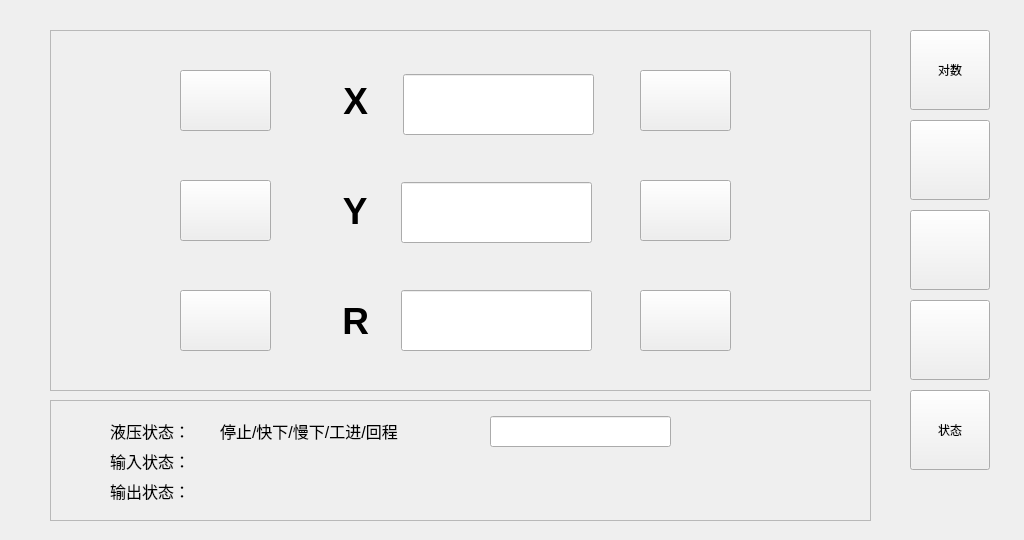
<?xml version="1.0" encoding="UTF-8"?>
<ui version="4.0">
 <class>Manual</class>
 <widget class="QWidget" name="Manual">
  <property name="geometry">
   <rect>
    <x>0</x>
    <y>0</y>
    <width>1024</width>
    <height>540</height>
   </rect>
  </property>
  <property name="cursor">
   <cursorShape>ArrowCursor</cursorShape>
  </property>
  <property name="windowTitle">
   <string>Form</string>
  </property>
  <widget class="QPushButton" name="pushButton_B6_4">
   <property name="geometry">
    <rect>
     <x>910</x>
     <y>210</y>
     <width>80</width>
     <height>80</height>
    </rect>
   </property>
   <property name="text">
    <string/>
   </property>
  </widget>
  <widget class="QPushButton" name="pushButton_B6_7">
   <property name="geometry">
    <rect>
     <x>910</x>
     <y>390</y>
     <width>80</width>
     <height>80</height>
    </rect>
   </property>
   <property name="text">
    <string>状态</string>
   </property>
  </widget>
  <widget class="QPushButton" name="pushButton_Adjust">
   <property name="geometry">
    <rect>
     <x>910</x>
     <y>30</y>
     <width>80</width>
     <height>80</height>
    </rect>
   </property>
   <property name="text">
    <string>对数</string>
   </property>
  </widget>
  <widget class="QPushButton" name="pushButton_B6_3">
   <property name="geometry">
    <rect>
     <x>910</x>
     <y>120</y>
     <width>80</width>
     <height>80</height>
    </rect>
   </property>
   <property name="text">
    <string/>
   </property>
  </widget>
  <widget class="QPushButton" name="pushButton_B6_6">
   <property name="geometry">
    <rect>
     <x>910</x>
     <y>300</y>
     <width>80</width>
     <height>80</height>
    </rect>
   </property>
   <property name="text">
    <string/>
   </property>
  </widget>
  <widget class="QFrame" name="frame">
   <property name="geometry">
    <rect>
     <x>50</x>
     <y>30</y>
     <width>821</width>
     <height>361</height>
    </rect>
   </property>
   <property name="frameShape">
    <enum>QFrame::StyledPanel</enum>
   </property>
   <property name="frameShadow">
    <enum>QFrame::Raised</enum>
   </property>
   <widget class="QPushButton" name="pushButton_M_XForWard">
    <property name="geometry">
     <rect>
      <x>590</x>
      <y>40</y>
      <width>91</width>
      <height>61</height>
     </rect>
    </property>
    <property name="text">
     <string/>
    </property>
    <property name="icon">
     <iconset resource="A66-appsrc.qrc">
      <normaloff>:/ico/ICO/P1-ADD.png</normaloff>:/ico/ICO/P1-ADD.png</iconset>
    </property>
    <property name="iconSize">
     <size>
      <width>56</width>
      <height>56</height>
     </size>
    </property>
   </widget>
   <widget class="QPushButton" name="pushButton_M_YBack">
    <property name="geometry">
     <rect>
      <x>130</x>
      <y>150</y>
      <width>91</width>
      <height>61</height>
     </rect>
    </property>
    <property name="text">
     <string/>
    </property>
    <property name="icon">
     <iconset resource="A66-appsrc.qrc">
      <normaloff>:/ico/ICO/P1-DEC.png</normaloff>:/ico/ICO/P1-DEC.png</iconset>
    </property>
    <property name="iconSize">
     <size>
      <width>56</width>
      <height>56</height>
     </size>
    </property>
   </widget>
   <widget class="QToolButton" name="toolButton_R">
    <property name="geometry">
     <rect>
      <x>250</x>
      <y>270</y>
      <width>101</width>
      <height>41</height>
     </rect>
    </property>
    <property name="font">
     <font>
      <pointsize>28</pointsize>
      <weight>75</weight>
      <bold>true</bold>
     </font>
    </property>
    <property name="text">
     <string> R</string>
    </property>
    <property name="icon">
     <iconset resource="A66-appsrc.qrc">
      <normaloff>:/ico/ICO/P1-START.png</normaloff>:/ico/ICO/P1-START.png</iconset>
    </property>
    <property name="iconSize">
     <size>
      <width>30</width>
      <height>30</height>
     </size>
    </property>
    <property name="toolButtonStyle">
     <enum>Qt::ToolButtonTextBesideIcon</enum>
    </property>
    <property name="autoRaise">
     <bool>true</bool>
    </property>
   </widget>
   <widget class="QPushButton" name="pushButton_M_RForWard">
    <property name="geometry">
     <rect>
      <x>590</x>
      <y>260</y>
      <width>91</width>
      <height>61</height>
     </rect>
    </property>
    <property name="text">
     <string/>
    </property>
    <property name="icon">
     <iconset resource="A66-appsrc.qrc">
      <normaloff>:/ico/ICO/P1-ADD.png</normaloff>:/ico/ICO/P1-ADD.png</iconset>
    </property>
    <property name="iconSize">
     <size>
      <width>56</width>
      <height>56</height>
     </size>
    </property>
   </widget>
   <widget class="QToolButton" name="toolButton_X">
    <property name="geometry">
     <rect>
      <x>250</x>
      <y>50</y>
      <width>101</width>
      <height>41</height>
     </rect>
    </property>
    <property name="font">
     <font>
      <pointsize>28</pointsize>
      <weight>75</weight>
      <bold>true</bold>
     </font>
    </property>
    <property name="text">
     <string> X</string>
    </property>
    <property name="icon">
     <iconset resource="A66-appsrc.qrc">
      <normaloff>:/ico/ICO/P1-START.png</normaloff>:/ico/ICO/P1-START.png</iconset>
    </property>
    <property name="iconSize">
     <size>
      <width>30</width>
      <height>30</height>
     </size>
    </property>
    <property name="toolButtonStyle">
     <enum>Qt::ToolButtonTextBesideIcon</enum>
    </property>
    <property name="autoRaise">
     <bool>true</bool>
    </property>
   </widget>
   <widget class="QToolButton" name="toolButton_Y">
    <property name="geometry">
     <rect>
      <x>250</x>
      <y>160</y>
      <width>101</width>
      <height>41</height>
     </rect>
    </property>
    <property name="font">
     <font>
      <pointsize>28</pointsize>
      <weight>75</weight>
      <bold>true</bold>
     </font>
    </property>
    <property name="text">
     <string> Y</string>
    </property>
    <property name="icon">
     <iconset resource="A66-appsrc.qrc">
      <normaloff>:/ico/ICO/P1-START.png</normaloff>:/ico/ICO/P1-START.png</iconset>
    </property>
    <property name="iconSize">
     <size>
      <width>30</width>
      <height>30</height>
     </size>
    </property>
    <property name="toolButtonStyle">
     <enum>Qt::ToolButtonTextBesideIcon</enum>
    </property>
    <property name="autoRaise">
     <bool>true</bool>
    </property>
   </widget>
   <widget class="QPushButton" name="pushButton_M_RBack">
    <property name="geometry">
     <rect>
      <x>130</x>
      <y>260</y>
      <width>91</width>
      <height>61</height>
     </rect>
    </property>
    <property name="text">
     <string/>
    </property>
    <property name="icon">
     <iconset resource="A66-appsrc.qrc">
      <normaloff>:/ico/ICO/P1-DEC.png</normaloff>:/ico/ICO/P1-DEC.png</iconset>
    </property>
    <property name="iconSize">
     <size>
      <width>56</width>
      <height>56</height>
     </size>
    </property>
   </widget>
   <widget class="QPushButton" name="pushButton_M_XBack">
    <property name="geometry">
     <rect>
      <x>130</x>
      <y>40</y>
      <width>91</width>
      <height>61</height>
     </rect>
    </property>
    <property name="text">
     <string/>
    </property>
    <property name="icon">
     <iconset resource="A66-appsrc.qrc">
      <normaloff>:/ico/ICO/P1-DEC.png</normaloff>:/ico/ICO/P1-DEC.png</iconset>
    </property>
    <property name="iconSize">
     <size>
      <width>56</width>
      <height>56</height>
     </size>
    </property>
   </widget>
   <widget class="QLineEdit" name="lineEdit_ManualR">
    <property name="geometry">
     <rect>
      <x>351</x>
      <y>260</y>
      <width>191</width>
      <height>61</height>
     </rect>
    </property>
    <property name="font">
     <font>
      <pointsize>18</pointsize>
     </font>
    </property>
    <property name="text">
     <string/>
    </property>
    <property name="dragEnabled">
     <bool>false</bool>
    </property>
    <property name="readOnly">
     <bool>true</bool>
    </property>
    <property name="cursorMoveStyle">
     <enum>Qt::LogicalMoveStyle</enum>
    </property>
   </widget>
   <widget class="QPushButton" name="pushButton_M_YForWard">
    <property name="geometry">
     <rect>
      <x>590</x>
      <y>150</y>
      <width>91</width>
      <height>61</height>
     </rect>
    </property>
    <property name="text">
     <string/>
    </property>
    <property name="icon">
     <iconset resource="A66-appsrc.qrc">
      <normaloff>:/ico/ICO/P1-ADD.png</normaloff>:/ico/ICO/P1-ADD.png</iconset>
    </property>
    <property name="iconSize">
     <size>
      <width>56</width>
      <height>56</height>
     </size>
    </property>
   </widget>
   <widget class="QLabel" name="label_Y">
    <property name="geometry">
     <rect>
      <x>60</x>
      <y>170</y>
      <width>51</width>
      <height>31</height>
     </rect>
    </property>
    <property name="text">
     <string/>
    </property>
   </widget>
   <widget class="QLabel" name="label_X">
    <property name="geometry">
     <rect>
      <x>60</x>
      <y>60</y>
      <width>51</width>
      <height>30</height>
     </rect>
    </property>
    <property name="text">
     <string/>
    </property>
   </widget>
   <widget class="QLineEdit" name="lineEdit_ManualX">
    <property name="geometry">
     <rect>
      <x>353</x>
      <y>44</y>
      <width>191</width>
      <height>61</height>
     </rect>
    </property>
    <property name="font">
     <font>
      <pointsize>18</pointsize>
     </font>
    </property>
    <property name="text">
     <string/>
    </property>
    <property name="dragEnabled">
     <bool>false</bool>
    </property>
    <property name="readOnly">
     <bool>true</bool>
    </property>
    <property name="cursorMoveStyle">
     <enum>Qt::LogicalMoveStyle</enum>
    </property>
   </widget>
   <widget class="QLineEdit" name="lineEdit_ManualY">
    <property name="geometry">
     <rect>
      <x>351</x>
      <y>152</y>
      <width>191</width>
      <height>61</height>
     </rect>
    </property>
    <property name="font">
     <font>
      <pointsize>18</pointsize>
     </font>
    </property>
    <property name="text">
     <string/>
    </property>
    <property name="dragEnabled">
     <bool>false</bool>
    </property>
    <property name="readOnly">
     <bool>true</bool>
    </property>
    <property name="cursorMoveStyle">
     <enum>Qt::LogicalMoveStyle</enum>
    </property>
   </widget>
  </widget>
  <widget class="QFrame" name="frame_State">
   <property name="geometry">
    <rect>
     <x>50</x>
     <y>400</y>
     <width>821</width>
     <height>121</height>
    </rect>
   </property>
   <property name="frameShape">
    <enum>QFrame::StyledPanel</enum>
   </property>
   <property name="frameShadow">
    <enum>QFrame::Sunken</enum>
   </property>
   <widget class="QLabel" name="label">
    <property name="geometry">
     <rect>
      <x>60</x>
      <y>20</y>
      <width>101</width>
      <height>21</height>
     </rect>
    </property>
    <property name="font">
     <font>
      <pointsize>12</pointsize>
     </font>
    </property>
    <property name="text">
     <string>液压状态：</string>
    </property>
   </widget>
   <widget class="QLabel" name="label_2">
    <property name="geometry">
     <rect>
      <x>60</x>
      <y>50</y>
      <width>101</width>
      <height>21</height>
     </rect>
    </property>
    <property name="font">
     <font>
      <pointsize>12</pointsize>
     </font>
    </property>
    <property name="text">
     <string>输入状态：</string>
    </property>
   </widget>
   <widget class="QLabel" name="label_3">
    <property name="geometry">
     <rect>
      <x>60</x>
      <y>80</y>
      <width>101</width>
      <height>21</height>
     </rect>
    </property>
    <property name="font">
     <font>
      <pointsize>12</pointsize>
     </font>
    </property>
    <property name="text">
     <string>输出状态：</string>
    </property>
   </widget>
   <widget class="QLabel" name="label_4">
    <property name="geometry">
     <rect>
      <x>170</x>
      <y>80</y>
      <width>21</width>
      <height>21</height>
     </rect>
    </property>
    <property name="text">
     <string/>
    </property>
    <property name="pixmap">
     <pixmap resource="A66-appsrc.qrc">:/ico/ICO/P1-LAMP.png</pixmap>
    </property>
    <property name="scaledContents">
     <bool>true</bool>
    </property>
   </widget>
   <widget class="QLabel" name="label_6">
    <property name="geometry">
     <rect>
      <x>200</x>
      <y>80</y>
      <width>21</width>
      <height>21</height>
     </rect>
    </property>
    <property name="text">
     <string/>
    </property>
    <property name="pixmap">
     <pixmap resource="A66-appsrc.qrc">:/ico/ICO/P1-LAMP.png</pixmap>
    </property>
    <property name="scaledContents">
     <bool>true</bool>
    </property>
   </widget>
   <widget class="QLabel" name="label_7">
    <property name="geometry">
     <rect>
      <x>230</x>
      <y>80</y>
      <width>21</width>
      <height>21</height>
     </rect>
    </property>
    <property name="text">
     <string/>
    </property>
    <property name="pixmap">
     <pixmap resource="A66-appsrc.qrc">:/ico/ICO/P1-LAMP.png</pixmap>
    </property>
    <property name="scaledContents">
     <bool>true</bool>
    </property>
   </widget>
   <widget class="QLabel" name="label_8">
    <property name="geometry">
     <rect>
      <x>260</x>
      <y>80</y>
      <width>21</width>
      <height>21</height>
     </rect>
    </property>
    <property name="text">
     <string/>
    </property>
    <property name="pixmap">
     <pixmap resource="A66-appsrc.qrc">:/ico/ICO/P1-LAMP.png</pixmap>
    </property>
    <property name="scaledContents">
     <bool>true</bool>
    </property>
   </widget>
   <widget class="QLabel" name="label_9">
    <property name="geometry">
     <rect>
      <x>380</x>
      <y>80</y>
      <width>21</width>
      <height>21</height>
     </rect>
    </property>
    <property name="text">
     <string/>
    </property>
    <property name="pixmap">
     <pixmap resource="A66-appsrc.qrc">:/ico/ICO/P1-LAMP.png</pixmap>
    </property>
    <property name="scaledContents">
     <bool>true</bool>
    </property>
   </widget>
   <widget class="QLabel" name="label_10">
    <property name="geometry">
     <rect>
      <x>290</x>
      <y>80</y>
      <width>21</width>
      <height>21</height>
     </rect>
    </property>
    <property name="text">
     <string/>
    </property>
    <property name="pixmap">
     <pixmap resource="A66-appsrc.qrc">:/ico/ICO/P1-LAMP.png</pixmap>
    </property>
    <property name="scaledContents">
     <bool>true</bool>
    </property>
   </widget>
   <widget class="QLabel" name="label_11">
    <property name="geometry">
     <rect>
      <x>320</x>
      <y>80</y>
      <width>21</width>
      <height>21</height>
     </rect>
    </property>
    <property name="text">
     <string/>
    </property>
    <property name="pixmap">
     <pixmap resource="A66-appsrc.qrc">:/ico/ICO/P1-LAMP.png</pixmap>
    </property>
    <property name="scaledContents">
     <bool>true</bool>
    </property>
   </widget>
   <widget class="QLabel" name="label_12">
    <property name="geometry">
     <rect>
      <x>350</x>
      <y>80</y>
      <width>21</width>
      <height>21</height>
     </rect>
    </property>
    <property name="text">
     <string/>
    </property>
    <property name="pixmap">
     <pixmap resource="A66-appsrc.qrc">:/ico/ICO/P1-LAMP.png</pixmap>
    </property>
    <property name="scaledContents">
     <bool>true</bool>
    </property>
   </widget>
   <widget class="QLabel" name="label_13">
    <property name="geometry">
     <rect>
      <x>620</x>
      <y>80</y>
      <width>21</width>
      <height>21</height>
     </rect>
    </property>
    <property name="text">
     <string/>
    </property>
    <property name="pixmap">
     <pixmap resource="A66-appsrc.qrc">:/ico/ICO/P1-LAMP.png</pixmap>
    </property>
    <property name="scaledContents">
     <bool>true</bool>
    </property>
   </widget>
   <widget class="QLabel" name="label_14">
    <property name="geometry">
     <rect>
      <x>530</x>
      <y>80</y>
      <width>21</width>
      <height>21</height>
     </rect>
    </property>
    <property name="text">
     <string/>
    </property>
    <property name="pixmap">
     <pixmap resource="A66-appsrc.qrc">:/ico/ICO/P1-LAMP.png</pixmap>
    </property>
    <property name="scaledContents">
     <bool>true</bool>
    </property>
   </widget>
   <widget class="QLabel" name="label_15">
    <property name="geometry">
     <rect>
      <x>590</x>
      <y>80</y>
      <width>21</width>
      <height>21</height>
     </rect>
    </property>
    <property name="text">
     <string/>
    </property>
    <property name="pixmap">
     <pixmap resource="A66-appsrc.qrc">:/ico/ICO/P1-LAMP.png</pixmap>
    </property>
    <property name="scaledContents">
     <bool>true</bool>
    </property>
   </widget>
   <widget class="QLabel" name="label_16">
    <property name="geometry">
     <rect>
      <x>440</x>
      <y>80</y>
      <width>21</width>
      <height>21</height>
     </rect>
    </property>
    <property name="text">
     <string/>
    </property>
    <property name="pixmap">
     <pixmap resource="A66-appsrc.qrc">:/ico/ICO/P1-LAMP.png</pixmap>
    </property>
    <property name="scaledContents">
     <bool>true</bool>
    </property>
   </widget>
   <widget class="QLabel" name="label_17">
    <property name="geometry">
     <rect>
      <x>470</x>
      <y>80</y>
      <width>21</width>
      <height>21</height>
     </rect>
    </property>
    <property name="text">
     <string/>
    </property>
    <property name="pixmap">
     <pixmap resource="A66-appsrc.qrc">:/ico/ICO/P1-LAMP.png</pixmap>
    </property>
    <property name="scaledContents">
     <bool>true</bool>
    </property>
   </widget>
   <widget class="QLabel" name="label_18">
    <property name="geometry">
     <rect>
      <x>650</x>
      <y>80</y>
      <width>21</width>
      <height>21</height>
     </rect>
    </property>
    <property name="text">
     <string/>
    </property>
    <property name="pixmap">
     <pixmap resource="A66-appsrc.qrc">:/ico/ICO/P1-LAMP.png</pixmap>
    </property>
    <property name="scaledContents">
     <bool>true</bool>
    </property>
   </widget>
   <widget class="QLabel" name="label_19">
    <property name="geometry">
     <rect>
      <x>560</x>
      <y>80</y>
      <width>21</width>
      <height>21</height>
     </rect>
    </property>
    <property name="text">
     <string/>
    </property>
    <property name="pixmap">
     <pixmap resource="A66-appsrc.qrc">:/ico/ICO/P1-LAMP.png</pixmap>
    </property>
    <property name="scaledContents">
     <bool>true</bool>
    </property>
   </widget>
   <widget class="QLabel" name="label_20">
    <property name="geometry">
     <rect>
      <x>500</x>
      <y>80</y>
      <width>21</width>
      <height>21</height>
     </rect>
    </property>
    <property name="text">
     <string/>
    </property>
    <property name="pixmap">
     <pixmap resource="A66-appsrc.qrc">:/ico/ICO/P1-LAMP.png</pixmap>
    </property>
    <property name="scaledContents">
     <bool>true</bool>
    </property>
   </widget>
   <widget class="QLabel" name="label_IN4">
    <property name="geometry">
     <rect>
      <x>260</x>
      <y>50</y>
      <width>21</width>
      <height>21</height>
     </rect>
    </property>
    <property name="text">
     <string/>
    </property>
    <property name="pixmap">
     <pixmap resource="A66-appsrc.qrc">:/ico/ICO/P1-LAMP.png</pixmap>
    </property>
    <property name="scaledContents">
     <bool>true</bool>
    </property>
   </widget>
   <widget class="QLabel" name="label_IN7">
    <property name="geometry">
     <rect>
      <x>350</x>
      <y>50</y>
      <width>21</width>
      <height>21</height>
     </rect>
    </property>
    <property name="text">
     <string/>
    </property>
    <property name="pixmap">
     <pixmap resource="A66-appsrc.qrc">:/ico/ICO/P1-LAMP.png</pixmap>
    </property>
    <property name="scaledContents">
     <bool>true</bool>
    </property>
   </widget>
   <widget class="QLabel" name="label_23">
    <property name="geometry">
     <rect>
      <x>440</x>
      <y>50</y>
      <width>21</width>
      <height>21</height>
     </rect>
    </property>
    <property name="text">
     <string/>
    </property>
    <property name="pixmap">
     <pixmap resource="A66-appsrc.qrc">:/ico/ICO/P1-LAMP.png</pixmap>
    </property>
    <property name="scaledContents">
     <bool>true</bool>
    </property>
   </widget>
   <widget class="QLabel" name="label_IN6">
    <property name="geometry">
     <rect>
      <x>320</x>
      <y>50</y>
      <width>21</width>
      <height>21</height>
     </rect>
    </property>
    <property name="text">
     <string/>
    </property>
    <property name="pixmap">
     <pixmap resource="A66-appsrc.qrc">:/ico/ICO/P1-LAMP.png</pixmap>
    </property>
    <property name="scaledContents">
     <bool>true</bool>
    </property>
   </widget>
   <widget class="QLabel" name="label_IN1">
    <property name="geometry">
     <rect>
      <x>170</x>
      <y>50</y>
      <width>21</width>
      <height>21</height>
     </rect>
    </property>
    <property name="text">
     <string/>
    </property>
    <property name="pixmap">
     <pixmap resource="A66-appsrc.qrc">:/ico/ICO/P1-LAMP.png</pixmap>
    </property>
    <property name="scaledContents">
     <bool>true</bool>
    </property>
   </widget>
   <widget class="QLabel" name="label_26">
    <property name="geometry">
     <rect>
      <x>560</x>
      <y>50</y>
      <width>21</width>
      <height>21</height>
     </rect>
    </property>
    <property name="text">
     <string/>
    </property>
    <property name="pixmap">
     <pixmap resource="A66-appsrc.qrc">:/ico/ICO/P1-LAMP.png</pixmap>
    </property>
    <property name="scaledContents">
     <bool>true</bool>
    </property>
   </widget>
   <widget class="QLabel" name="label_IN2">
    <property name="geometry">
     <rect>
      <x>200</x>
      <y>50</y>
      <width>21</width>
      <height>21</height>
     </rect>
    </property>
    <property name="text">
     <string/>
    </property>
    <property name="pixmap">
     <pixmap resource="A66-appsrc.qrc">:/ico/ICO/P1-LAMP.png</pixmap>
    </property>
    <property name="scaledContents">
     <bool>true</bool>
    </property>
   </widget>
   <widget class="QLabel" name="label_28">
    <property name="geometry">
     <rect>
      <x>470</x>
      <y>50</y>
      <width>21</width>
      <height>21</height>
     </rect>
    </property>
    <property name="text">
     <string/>
    </property>
    <property name="pixmap">
     <pixmap resource="A66-appsrc.qrc">:/ico/ICO/P1-LAMP.png</pixmap>
    </property>
    <property name="scaledContents">
     <bool>true</bool>
    </property>
   </widget>
   <widget class="QLabel" name="label_29">
    <property name="geometry">
     <rect>
      <x>590</x>
      <y>50</y>
      <width>21</width>
      <height>21</height>
     </rect>
    </property>
    <property name="text">
     <string/>
    </property>
    <property name="pixmap">
     <pixmap resource="A66-appsrc.qrc">:/ico/ICO/P1-LAMP.png</pixmap>
    </property>
    <property name="scaledContents">
     <bool>true</bool>
    </property>
   </widget>
   <widget class="QLabel" name="label_30">
    <property name="geometry">
     <rect>
      <x>620</x>
      <y>50</y>
      <width>21</width>
      <height>21</height>
     </rect>
    </property>
    <property name="text">
     <string/>
    </property>
    <property name="pixmap">
     <pixmap resource="A66-appsrc.qrc">:/ico/ICO/P1-LAMP.png</pixmap>
    </property>
    <property name="scaledContents">
     <bool>true</bool>
    </property>
   </widget>
   <widget class="QLabel" name="label_IN8">
    <property name="geometry">
     <rect>
      <x>380</x>
      <y>50</y>
      <width>21</width>
      <height>21</height>
     </rect>
    </property>
    <property name="text">
     <string/>
    </property>
    <property name="pixmap">
     <pixmap resource="A66-appsrc.qrc">:/ico/ICO/P1-LAMP.png</pixmap>
    </property>
    <property name="scaledContents">
     <bool>true</bool>
    </property>
   </widget>
   <widget class="QLabel" name="label_32">
    <property name="geometry">
     <rect>
      <x>500</x>
      <y>50</y>
      <width>21</width>
      <height>21</height>
     </rect>
    </property>
    <property name="text">
     <string/>
    </property>
    <property name="pixmap">
     <pixmap resource="A66-appsrc.qrc">:/ico/ICO/P1-LAMP.png</pixmap>
    </property>
    <property name="scaledContents">
     <bool>true</bool>
    </property>
   </widget>
   <widget class="QLabel" name="label_33">
    <property name="geometry">
     <rect>
      <x>650</x>
      <y>50</y>
      <width>21</width>
      <height>21</height>
     </rect>
    </property>
    <property name="text">
     <string/>
    </property>
    <property name="pixmap">
     <pixmap resource="A66-appsrc.qrc">:/ico/ICO/P1-LAMP.png</pixmap>
    </property>
    <property name="scaledContents">
     <bool>true</bool>
    </property>
   </widget>
   <widget class="QLabel" name="label_IN5">
    <property name="geometry">
     <rect>
      <x>290</x>
      <y>50</y>
      <width>21</width>
      <height>21</height>
     </rect>
    </property>
    <property name="text">
     <string/>
    </property>
    <property name="pixmap">
     <pixmap resource="A66-appsrc.qrc">:/ico/ICO/P1-LAMP.png</pixmap>
    </property>
    <property name="scaledContents">
     <bool>true</bool>
    </property>
   </widget>
   <widget class="QLabel" name="label_35">
    <property name="geometry">
     <rect>
      <x>530</x>
      <y>50</y>
      <width>21</width>
      <height>21</height>
     </rect>
    </property>
    <property name="text">
     <string/>
    </property>
    <property name="pixmap">
     <pixmap resource="A66-appsrc.qrc">:/ico/ICO/P1-LAMP.png</pixmap>
    </property>
    <property name="scaledContents">
     <bool>true</bool>
    </property>
   </widget>
   <widget class="QLabel" name="label_IN3">
    <property name="geometry">
     <rect>
      <x>230</x>
      <y>50</y>
      <width>21</width>
      <height>21</height>
     </rect>
    </property>
    <property name="text">
     <string/>
    </property>
    <property name="pixmap">
     <pixmap resource="A66-appsrc.qrc">:/ico/ICO/P1-LAMP.png</pixmap>
    </property>
    <property name="scaledContents">
     <bool>true</bool>
    </property>
   </widget>
   <widget class="QLabel" name="label_37">
    <property name="geometry">
     <rect>
      <x>170</x>
      <y>20</y>
      <width>231</width>
      <height>21</height>
     </rect>
    </property>
    <property name="font">
     <font>
      <pointsize>12</pointsize>
     </font>
    </property>
    <property name="text">
     <string>停止/快下/慢下/工进/回程</string>
    </property>
   </widget>
   <widget class="QLineEdit" name="lineEdit_RunState">
    <property name="geometry">
     <rect>
      <x>440</x>
      <y>16</y>
      <width>181</width>
      <height>31</height>
     </rect>
    </property>
    <property name="text">
     <string/>
    </property>
    <property name="readOnly">
     <bool>true</bool>
    </property>
   </widget>
  </widget>
 </widget>
 <resources>
  <include location="A66-appsrc.qrc"/>
 </resources>
 <connections/>
</ui>
